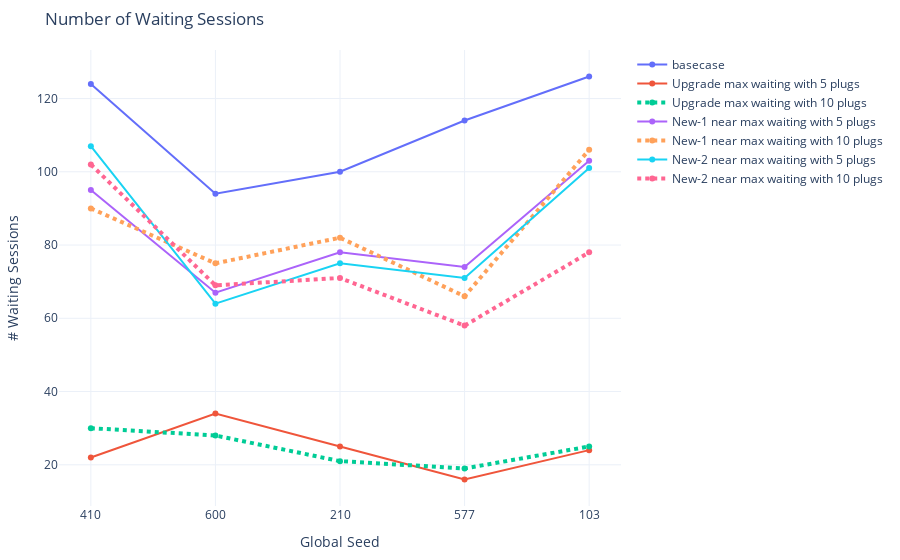

The notebook cell this image was saved under:
### Code cell
# waiting session count
fig = go.Figure()
fig.add_trace(go.Scatter(x=seeds, y=count_stats[(500 <= count_stats['analysis_id']) & (count_stats['analysis_id']<= 504)].sort_values('analysis_id')['wait_count'],
                    mode='lines+markers',
                    name='basecase'))
fig.add_trace(go.Scatter(x=seeds, y=count_stats[(506 <= count_stats['analysis_id']) & (count_stats['analysis_id']<= 510)].sort_values('analysis_id')['wait_count'],
                    mode='lines+markers',
                    name='Upgrade max waiting with 5 plugs'))
fig.add_trace(go.Scatter(x=seeds, y=count_stats[(511 <= count_stats['analysis_id']) & (count_stats['analysis_id']<= 515)].sort_values('analysis_id')['wait_count'],
                    mode='lines+markers',
                    name='Upgrade max waiting with 10 plugs', line=dict(width=4, dash='dot')))
fig.add_trace(go.Scatter(x=seeds, y=count_stats[(516 <= count_stats['analysis_id']) & (count_stats['analysis_id']<= 520)].sort_values('analysis_id')['wait_count'],
                    mode='lines+markers',
                    name='New-1 near max waiting with 5 plugs'))
fig.add_trace(go.Scatter(x=seeds, y=count_stats[(521 <= count_stats['analysis_id']) & (count_stats['analysis_id']<= 525)].sort_values('analysis_id')['wait_count'],
                    mode='lines+markers',
                    name='New-1 near max waiting with 10 plugs', line=dict(width=4, dash='dot')))
fig.add_trace(go.Scatter(x=seeds, y=count_stats[(526 <= count_stats['analysis_id']) & (count_stats['analysis_id']<= 530)].sort_values('analysis_id')['wait_count'],
                    mode='lines+markers',
                    name='New-2 near max waiting with 5 plugs'))
fig.add_trace(go.Scatter(x=seeds, y=count_stats[(531 <= count_stats['analysis_id']) & (count_stats['analysis_id']<= 535)].sort_values('analysis_id')['wait_count'],
                    mode='lines+markers',
                    name='New-2 near max waiting with 10 plugs', line=dict(width=4, dash='dot')))
fig.update_xaxes(type='category')
fig.update_layout(margin=dict(l=20, r=20, t=50, b=20), uniformtext_minsize=8, uniformtext_mode='hide', template='plotly_white', title="Number of Waiting Sessions",
        yaxis_title="# Waiting Sessions", 
        xaxis_title="Global Seed")
fig.show()

### Figure 1 — Plotly figure (JSON) as saved in the notebook; plotly's stock layout.template omitted (floating-point values rounded to 4 significant figures)
{"data": [{"mode": "lines+markers", "name": "basecase", "type": "scatter", "x": ["410", "600", "210", "577", "103"], "y": [124, 94, 100, 114, 126]}, {"mode": "lines+markers", "name": "Upgrade max waiting with 5 plugs", "type": "scatter", "x": ["410", "600", "210", "577", "103"], "y": [22, 34, 25, 16, 24]}, {"line": {"dash": "dot", "width": 4}, "mode": "lines+markers", "name": "Upgrade max waiting with 10 plugs", "type": "scatter", "x": ["410", "600", "210", "577", "103"], "y": [30, 28, 21, 19, 25]}, {"mode": "lines+markers", "name": "New-1 near max waiting with 5 plugs", "type": "scatter", "x": ["410", "600", "210", "577", "103"], "y": [95, 67, 78, 74, 103]}, {"line": {"dash": "dot", "width": 4}, "mode": "lines+markers", "name": "New-1 near max waiting with 10 plugs", "type": "scatter", "x": ["410", "600", "210", "577", "103"], "y": [90, 75, 82, 66, 106]}, {"mode": "lines+markers", "name": "New-2 near max waiting with 5 plugs", "type": "scatter", "x": ["410", "600", "210", "577", "103"], "y": [107, 64, 75, 71, 101]}, {"line": {"dash": "dot", "width": 4}, "mode": "lines+markers", "name": "New-2 near max waiting with 10 plugs", "type": "scatter", "x": ["410", "600", "210", "577", "103"], "y": [102, 69, 71, 58, 78]}], "layout": {"autosize": true, "margin": {"b": 20, "l": 20, "r": 20, "t": 50}, "title": {"text": "Number of Waiting Sessions"}, "uniformtext": {"minsize": 8, "mode": "hide"}, "xaxis": {"autorange": true, "range": [-0.2466, 4.247], "title": {"text": "Global Seed"}, "type": "category"}, "yaxis": {"autorange": true, "range": [8.381, 133.6], "title": {"text": "# Waiting Sessions"}, "type": "linear"}}}
